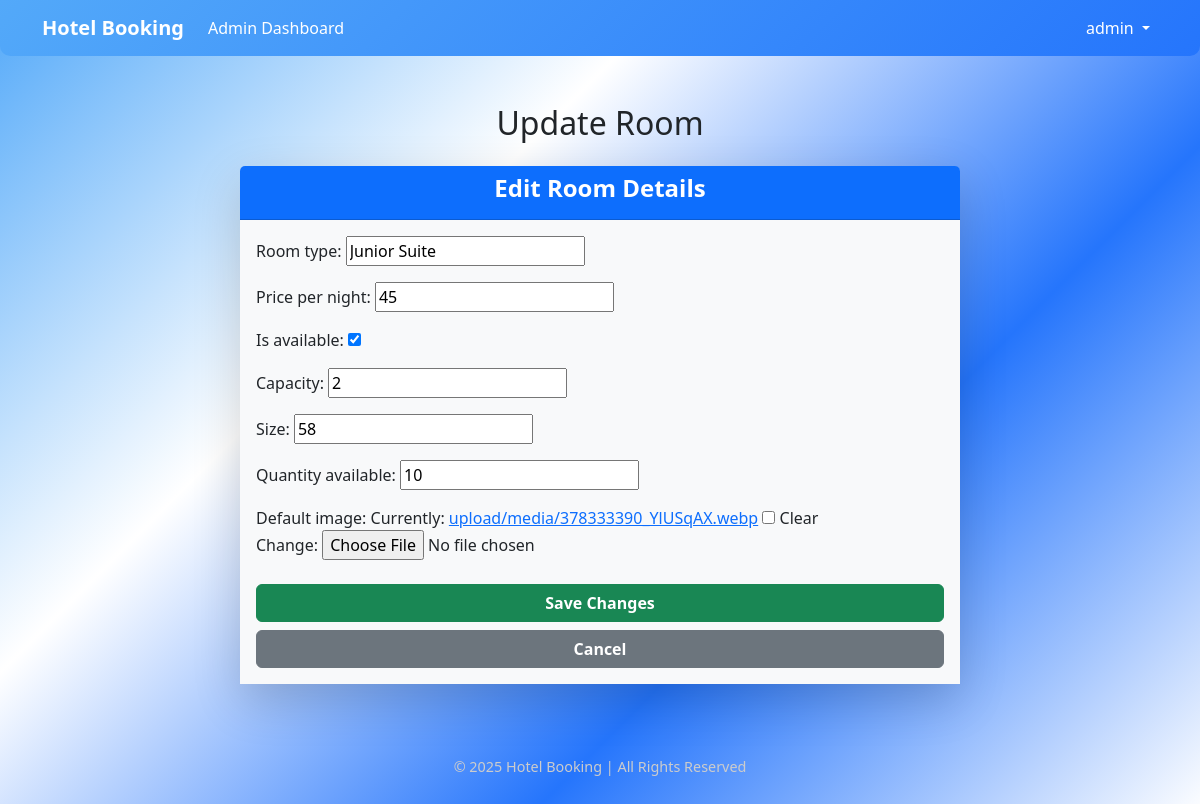
The app's page /update_room/6 (signed in), older data.
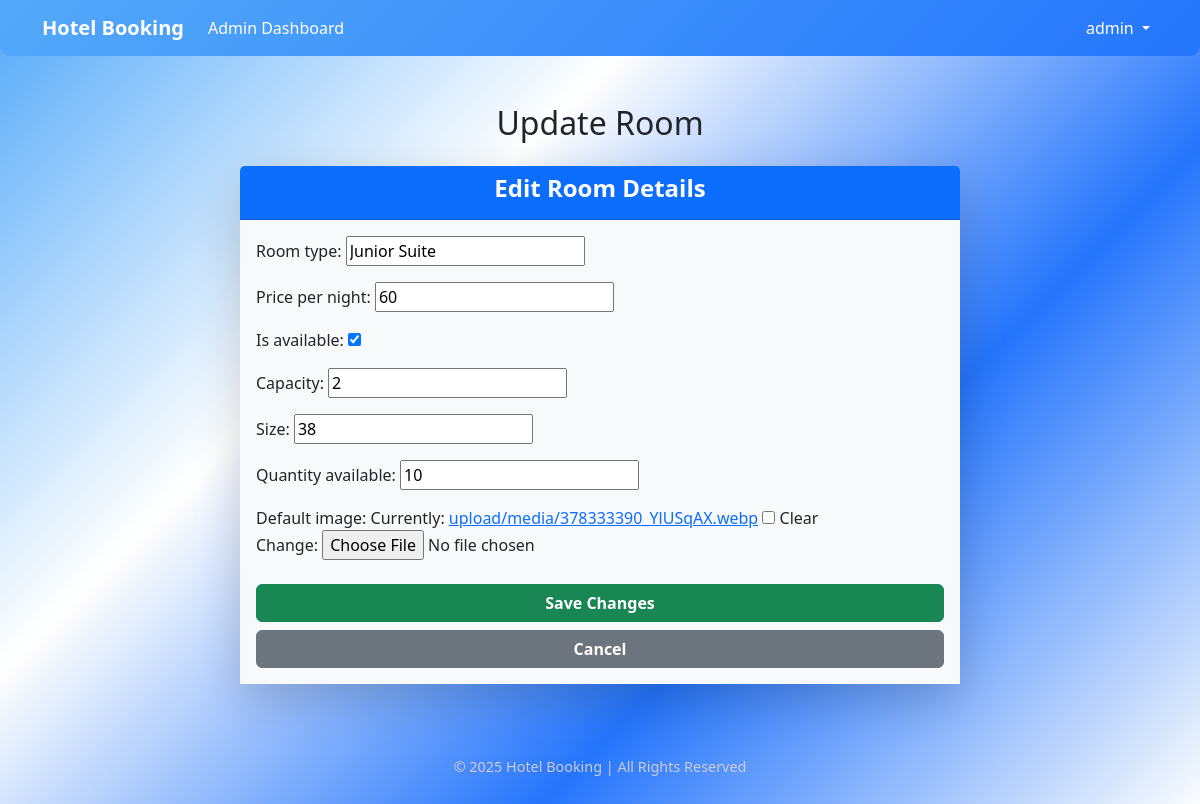
The same page, newer data.
### bookings/models.py (models this page shows, shortened)
class Room(models.Model):
    room_type = models.CharField(max_length=50)
    price_per_night = models.IntegerField()
    is_available = models.BooleanField(default=True)
    capacity = models.PositiveIntegerField()
    size = models.IntegerField()
    quantity_available = models.PositiveIntegerField(default=1)
    default_image = models.ImageField(upload_to='upload/media/', blank=True, null=True)

### bookings/decoration.py (the view)
    def wrapper_func(request, *args, **kwargs):
        if request.user.is_authenticated:
            if request.user.is_staff:
                return view_func(request, *args, **kwargs)
            else:
                return redirect('dashboard')
        else:
            return redirect('login')

### bookings/forms.py
class RoomForm(forms.ModelForm):
    class Meta:
        model = Room
        fields = '__all__'

### bookings/decoration.py (called while the page is built)
def admin_only(view_func):
    def wrapper_func(request, *args, **kwargs):
        if request.user.is_authenticated:
            if request.user.is_staff:
                return view_func(request, *args, **kwargs)
            else:
                return redirect('dashboard')
        else:
            return redirect('login')
    return wrapper_func

### bookings/views.py (called while the page is built)
@login_required
@admin_only
def update_room_admin(request, room_id):
    room = get_object_or_404(Room, id=room_id)
    if request.method == 'POST':
        form = RoomForm(request.POST, instance=room)
        if form.is_valid():
            form.save()
            messages.success(request, "Room updated successfully!")
            return redirect('admin_room_list')
    else:
        form = RoomForm(instance=room)
    return render(request, 'bookings/update_room.html', {'form': form})

### bookings/templates/bookings/update_room.html (shortened to what this page needs)
{% extends 'bookings/main.html' %}
{% block content %}
<div class="container mt-5">
    <h2 class="text-center mb-4">Update Room</h2>
    <div class="row justify-content-center">
        <div class="col-md-8">
            <div class="card shadow-lg border-0">
                <div class="card-header bg-primary text-white text-center">
                    <h4 class="fw-bold">Edit Room Details</h4>
                </div>
                <div class="card-body bg-light">
                    <form method="post" enctype="multipart/form-data">
                        {{ form.as_p }}
                        <div class="d-grid mt-4">
                            <button type="submit" class="btn btn-success fw-bold">Save Changes</button>
                        </div>
                        <div class="d-grid mt-2">
                            <a href="{% url 'admin_room_list' %}" class="btn btn-secondary fw-bold">Cancel</a>
                        </div>
                    </form>
                </div>
            </div>
        </div>
    </div>
</div>
{% endblock %}

Row changes from the older to the newer data that the page shows:
changed Room "Junior Suite": price_per_night "45" → "60"; size "58" → "38"
